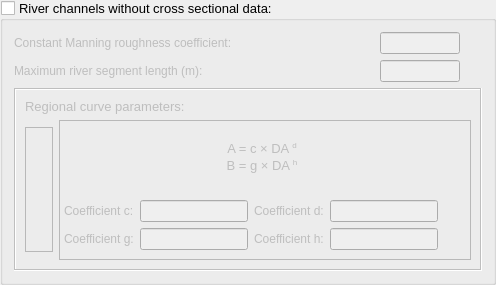
                     <widget class="QGroupBox" name="groupBox_3">
                      <property name="sizePolicy">
                       <sizepolicy hsizetype="Expanding" vsizetype="Expanding">
                        <horstretch>0</horstretch>
                        <verstretch>0</verstretch>
                       </sizepolicy>
                      </property>
                      <property name="maximumSize">
                       <size>
                        <width>620</width>
                        <height>285</height>
                       </size>
                      </property>
                      <property name="font">
                       <font>
                        <pointsize>10</pointsize>
                       </font>
                      </property>
                      <property name="title">
                       <string>River channels without cross sectional data:</string>
                      </property>
                      <property name="flat">
                       <bool>true</bool>
                      </property>
                      <property name="checkable">
                       <bool>true</bool>
                      </property>
                      <property name="checked">
                       <bool>false</bool>
                      </property>
                      <layout class="QGridLayout" name="gridLayout_66">
                       <item row="0" column="0">
                        <layout class="QGridLayout" name="gridLayout_16">
                         <item row="0" column="0">
                          <widget class="QLabel" name="label_12">
                           <property name="font">
                            <font>
                             <pointsize>9</pointsize>
                            </font>
                           </property>
                           <property name="text">
                            <string>&lt;html&gt;&lt;head/&gt;&lt;body&gt;&lt;p&gt;Constant Manning roughness coefficient:&lt;/p&gt;&lt;/body&gt;&lt;/html&gt;</string>
                           </property>
                          </widget>
                         </item>
                         <item row="0" column="1">
                          <widget class="QLineEdit" name="le_14_pg1">
                           <property name="maximumSize">
                            <size>
                             <width>80</width>
                             <height>24</height>
                            </size>
                           </property>
                           <property name="font">
                            <font>
                             <pointsize>9</pointsize>
                            </font>
                           </property>
                           <property name="text">
                            <string/>
                           </property>
                          </widget>
                         </item>
                         <item row="0" column="2">
                          <widget class="QLabel" name="label_77">
                           <property name="sizePolicy">
                            <sizepolicy hsizetype="Preferred" vsizetype="Preferred">
                             <horstretch>0</horstretch>
                             <verstretch>0</verstretch>
                            </sizepolicy>
                           </property>
                           <property name="minimumSize">
                            <size>
                             <width>16</width>
                             <height>16</height>
                            </size>
                           </property>
                           <property name="maximumSize">
                            <size>
                             <width>16</width>
                             <height>16</height>
                            </size>
                           </property>
                           <property name="font">
                            <font>
                             <pointsize>9</pointsize>
                            </font>
                           </property>
                           <property name="toolTip">
                            <string>&lt;html&gt;&lt;head/&gt;&lt;body&gt;&lt;p&gt;Adoption of a constant Manning roughness coefficient for all river segments without cross sectional data.&lt;/p&gt;&lt;/body&gt;&lt;/html&gt;</string>
                           </property>
                           <property name="whatsThis">
                            <string>&lt;html&gt;&lt;head/&gt;&lt;body&gt;&lt;p&gt;Add the description or function of the object&lt;/p&gt;&lt;/body&gt;&lt;/html&gt;</string>
                           </property>
                           <property name="text">
                            <string/>
                           </property>
                           <property name="pixmap">
                            <pixmap resource="resources.qrc">:/plugins/hidroPixel/icons/icons/info(2).png</pixmap>
                           </property>
                           <property name="scaledContents">
                            <bool>true</bool>
                           </property>
                          </widget>
                         </item>
                        </layout>
                       </item>
                       <item row="1" column="0">
                        <layout class="QGridLayout" name="gridLayout_36">
                         <item row="0" column="1">
                          <widget class="QLineEdit" name="le_15_pg1">
                           <property name="maximumSize">
                            <size>
                             <width>80</width>
                             <height>24</height>
                            </size>
                           </property>
                           <property name="font">
                            <font>
                             <pointsize>9</pointsize>
                            </font>
                           </property>
                           <property name="text">
                            <string/>
                           </property>
                          </widget>
                         </item>
                         <item row="0" column="0">
                          <widget class="QLabel" name="label_22">
                           <property name="font">
                            <font>
                             <pointsize>9</pointsize>
                            </font>
                           </property>
                           <property name="text">
                            <string>&lt;html&gt;&lt;head/&gt;&lt;body&gt;&lt;p&gt;Maximum river segment length (m):&lt;/p&gt;&lt;/body&gt;&lt;/html&gt;</string>
                           </property>
                          </widget>
                         </item>
                         <item row="0" column="2">
                          <widget class="QLabel" name="label_80">
                           <property name="sizePolicy">
                            <sizepolicy hsizetype="Preferred" vsizetype="Preferred">
                             <horstretch>0</horstretch>
                             <verstretch>0</verstretch>
                            </sizepolicy>
                           </property>
                           <property name="minimumSize">
                            <size>
                             <width>16</width>
                             <height>16</height>
                            </size>
                           </property>
                           <property name="maximumSize">
                            <size>
                             <width>16</width>
                             <height>16</height>
                            </size>
                           </property>
                           <property name="font">
                            <font>
                             <pointsize>9</pointsize>
                            </font>
                           </property>
                           <property name="toolTip">
                            <string>&lt;html&gt;&lt;head/&gt;&lt;body&gt;&lt;p&gt;Add information of the maximum length for all river segments without cross sectional data&lt;/p&gt;&lt;/body&gt;&lt;/html&gt;</string>
                           </property>
                           <property name="whatsThis">
                            <string>&lt;html&gt;&lt;head/&gt;&lt;body&gt;&lt;p&gt;Add the description or function of the object&lt;/p&gt;&lt;/body&gt;&lt;/html&gt;</string>
                           </property>
                           <property name="text">
                            <string/>
                           </property>
                           <property name="pixmap">
                            <pixmap resource="resources.qrc">:/plugins/hidroPixel/icons/icons/info(2).png</pixmap>
                           </property>
                           <property name="scaledContents">
                            <bool>true</bool>
                           </property>
                          </widget>
                         </item>
                        </layout>
                       </item>
                       <item row="2" column="0">
                        <widget class="QFrame" name="frame_10">
                         <property name="frameShape">
                          <enum>QFrame::Box</enum>
                         </property>
                         <property name="frameShadow">
                          <enum>QFrame::Sunken</enum>
                         </property>
                         <property name="lineWidth">
                          <number>1</number>
                         </property>
                         <property name="midLineWidth">
                          <number>0</number>
                         </property>
                         <layout class="QGridLayout" name="gridLayout_65">
                          <item row="1" column="0">
                           <widget class="QFrame" name="frame">
                            <property name="maximumSize">
                             <size>
                              <width>240</width>
                              <height>125</height>
                             </size>
                            </property>
                            <property name="frameShape">
                             <enum>QFrame::StyledPanel</enum>
                            </property>
                            <property name="frameShadow">
                             <enum>QFrame::Raised</enum>
                            </property>
                            <layout class="QGridLayout" name="gridLayout_20">
                             <item row="0" column="0">
                              <widget class="QLabel" name="label_93">
                               <property name="text">
                                <string/>
                               </property>
                               <property name="pixmap">
                                <pixmap resource="resources.qrc">:/plugins/hidroPixel/icons/icons/curva_regional7.png</pixmap>
                               </property>
                               <property name="scaledContents">
                                <bool>true</bool>
                               </property>
                              </widget>
                             </item>
                            </layout>
                           </widget>
                          </item>
                          <item row="1" column="1">
                           <widget class="QFrame" name="frame_9">
                            <property name="frameShape">
                             <enum>QFrame::StyledPanel</enum>
                            </property>
                            <property name="frameShadow">
                             <enum>QFrame::Raised</enum>
                            </property>
                            <layout class="QGridLayout" name="gridLayout_78">
                             <property name="leftMargin">
                              <number>4</number>
                             </property>
                             <property name="topMargin">
                              <number>0</number>
                             </property>
                             <property name="rightMargin">
                              <number>10</number>
                             </property>
                             <property name="bottomMargin">
                              <number>9</number>
                             </property>
                             <property name="horizontalSpacing">
                              <number>6</number>
                             </property>
                             <item row="0" column="0">
                              <layout class="QGridLayout" name="gridLayout_64">
                               <property name="horizontalSpacing">
                                <number>6</number>
                               </property>
                               <property name="verticalSpacing">
                                <number>2</number>
                               </property>
                               <item row="0" column="0">
                                <spacer name="verticalSpacer_9">
                                 <property name="orientation">
                                  <enum>Qt::Vertical</enum>
                                 </property>
                                 <property name="sizeHint" stdset="0">
                                  <size>
                                   <width>20</width>
                                   <height>40</height>
                                  </size>
                                 </property>
                                </spacer>
                               </item>
                               <item row="2" column="0">
                                <widget class="QLabel" name="label_52">
                                 <property name="text">
                                  <string>&lt;html&gt;&lt;head/&gt;&lt;body&gt;&lt;p align=&quot;center&quot;&gt;B = g × DA &lt;span style=&quot; vertical-align:super;&quot;&gt;h&lt;/span&gt;&lt;/p&gt;&lt;/body&gt;&lt;/html&gt;</string>
                                 </property>
                                </widget>
                               </item>
                               <item row="1" column="0">
                                <widget class="QLabel" name="label_7">
                                 <property name="text">
                                  <string>&lt;html&gt;&lt;head/&gt;&lt;body&gt;&lt;p align=&quot;center&quot;&gt;A = c × DA &lt;span style=&quot; vertical-align:super;&quot;&gt;d&lt;/span&gt;&lt;/p&gt;&lt;/body&gt;&lt;/html&gt;</string>
                                 </property>
                                </widget>
                               </item>
                               <item row="3" column="0">
                                <spacer name="verticalSpacer_10">
                                 <property name="orientation">
                                  <enum>Qt::Vertical</enum>
                                 </property>
                                 <property name="sizeHint" stdset="0">
                                  <size>
                                   <width>20</width>
                                   <height>40</height>
                                  </size>
                                 </property>
                                </spacer>
                               </item>
                              </layout>
                             </item>
                             <item row="1" column="0">
                              <layout class="QGridLayout" name="gridLayout_77">
                               <item row="0" column="0">
                                <layout class="QHBoxLayout" name="horizontalLayout_5">
                                 <item>
                                  <layout class="QGridLayout" name="gridLayout_60">
                                   <item row="0" column="0">
                                    <widget class="QLabel" name="label_39">
                                     <property name="font">
                                      <font>
                                       <pointsize>9</pointsize>
                                      </font>
                                     </property>
                                     <property name="text">
                                      <string>&lt;html&gt;&lt;head/&gt;&lt;body&gt;&lt;p align=&quot;justify&quot;&gt;Coefficient c:&lt;/p&gt;&lt;/body&gt;&lt;/html&gt;</string>
                                     </property>
                                    </widget>
                                   </item>
                                   <item row="0" column="1" alignment="Qt::AlignRight">
                                    <widget class="QLineEdit" name="le_16_pg1">
                                     <property name="font">
                                      <font>
                                       <pointsize>9</pointsize>
                                      </font>
                                     </property>
                                     <property name="tabletTracking">
                                      <bool>false</bool>
                                     </property>
                                     <property name="text">
                                      <string/>
                                     </property>
                                    </widget>
                                   </item>
                                  </layout>
                                 </item>
                                 <item>
                                  <layout class="QGridLayout" name="gridLayout_63">
                                   <item row="0" column="0">
                                    <widget class="QLabel" name="label_61">
                                     <property name="font">
                                      <font>
                                       <pointsize>9</pointsize>
                                      </font>
                                     </property>
                                     <property name="text">
                                      <string>&lt;html&gt;&lt;head/&gt;&lt;body&gt;&lt;p align=&quot;justify&quot;&gt;Coefficient d:&lt;/p&gt;&lt;/body&gt;&lt;/html&gt;</string>
                                     </property>
                                    </widget>
                                   </item>
                                   <item row="0" column="1" alignment="Qt::AlignLeft">
                                    <widget class="QLineEdit" name="le_17_pg1">
                                     <property name="font">
                                      <font>
                                       <pointsize>9</pointsize>
                                      </font>
                                     </property>
                                     <property name="text">
                                      <string/>
                                     </property>
                                    </widget>
                                   </item>
                                   <item row="0" column="2">
                                    <widget class="QLabel" name="label_91">
                                     <property name="sizePolicy">
                                      <sizepolicy hsizetype="Preferred" vsizetype="Preferred">
                                       <horstretch>0</horstretch>
                                       <verstretch>0</verstretch>
                                      </sizepolicy>
                                     </property>
                                     <property name="minimumSize">
                                      <size>
                                       <width>16</width>
                                       <height>16</height>
                                      </size>
                                     </property>
                                     <property name="maximumSize">
                                      <size>
                                       <width>16</width>
                                       <height>16</height>
                                      </size>
                                     </property>
                                     <property name="font">
                                      <font>
                                       <pointsize>9</pointsize>
                                      </font>
                                     </property>
                                     <property name="toolTip">
                                      <string>&lt;html&gt;&lt;head/&gt;&lt;body&gt;&lt;p&gt;Regional curve parameters for estimating bankfull river width (B) according to drainage area (DA).&lt;/p&gt;&lt;/body&gt;&lt;/html&gt;</string>
                                     </property>
                                     <property name="whatsThis">
                                      <string>&lt;html&gt;&lt;head/&gt;&lt;body&gt;&lt;p&gt;Add the description or function of the object&lt;/p&gt;&lt;/body&gt;&lt;/html&gt;</string>
                                     </property>
                                     <property name="text">
                                      <string/>
                                     </property>
                                     <property name="pixmap">
                                      <pixmap resource="resources.qrc">:/plugins/hidroPixel/icons/icons/info(2).png</pixmap>
                                     </property>
                                     <property name="scaledContents">
                                      <bool>true</bool>
                                     </property>
                                    </widget>
                                   </item>
                                  </layout>
                                 </item>
                                </layout>
                               </item>
                               <item row="1" column="0">
                                <layout class="QHBoxLayout" name="horizontalLayout_3">
                                 <item>
                                  <layout class="QGridLayout" name="gridLayout_61">
                                   <item row="0" column="0">
                                    <widget class="QLabel" name="label_40">
                                     <property name="font">
                                      <font>
                                       <pointsize>9</pointsize>
                                      </font>
                                     </property>
                                     <property name="text">
                                      <string>&lt;html&gt;&lt;head/&gt;&lt;body&gt;&lt;p align=&quot;justify&quot;&gt;Coefficient g:&lt;/p&gt;&lt;/body&gt;&lt;/html&gt;</string>
                                     </property>
                                    </widget>
                                   </item>
                                   <item row="0" column="1" alignment="Qt::AlignRight">
                                    <widget class="QLineEdit" name="le_18_pg1">
                                     <property name="font">
                                      <font>
                                       <pointsize>9</pointsize>
                                      </font>
                                     </property>
                                     <property name="text">
                                      <string/>
                                     </property>
                                    </widget>
                                   </item>
                                  </layout>
                                 </item>
                                 <item>
                                  <layout class="QGridLayout" name="gridLayout_69">
                                   <item row="0" column="0">
                                    <widget class="QLabel" name="label_70">
                                     <property name="font">
                                      <font>
                                       <pointsize>9</pointsize>
                                      </font>
                                     </property>
                                     <property name="text">
                                      <string>&lt;html&gt;&lt;head/&gt;&lt;body&gt;&lt;p align=&quot;justify&quot;&gt;Coefficient h:&lt;/p&gt;&lt;/body&gt;&lt;/html&gt;</string>
                                     </property>
                                    </widget>
                                   </item>
                                   <item row="0" column="1" alignment="Qt::AlignLeft">
                                    <widget class="QLineEdit" name="le_19_pg1">
                                     <property name="font">
                                      <font>
                                       <pointsize>9</pointsize>
                                      </font>
                                     </property>
                                     <property name="text">
                                      <string/>
                                     </property>
                                    </widget>
                                   </item>
                                   <item row="0" column="2">
                                    <widget class="QLabel" name="label_92">
                                     <property name="sizePolicy">
                                      <sizepolicy hsizetype="Preferred" vsizetype="Preferred">
                                       <horstretch>0</horstretch>
                                       <verstretch>0</verstretch>
                                      </sizepolicy>
                                     </property>
                                     <property name="minimumSize">
                                      <size>
                                       <width>16</width>
                                       <height>16</height>
                                      </size>
                                     </property>
                                     <property name="maximumSize">
                                      <size>
                                       <width>16</width>
                                       <height>16</height>
                                      </size>
                                     </property>
                                     <property name="font">
                                      <font>
                                       <pointsize>9</pointsize>
                                      </font>
                                     </property>
                                     <property name="toolTip">
                                      <string>&lt;html&gt;&lt;head/&gt;&lt;body&gt;&lt;p&gt;Regional curve parameters for estimating bankfull cross sectional river area (A) according to drainage area (DA)&lt;/p&gt;&lt;/body&gt;&lt;/html&gt;</string>
                                     </property>
                                     <property name="whatsThis">
                                      <string>&lt;html&gt;&lt;head/&gt;&lt;body&gt;&lt;p&gt;Add the description or function of the object&lt;/p&gt;&lt;/body&gt;&lt;/html&gt;</string>
                                     </property>
                                     <property name="text">
                                      <string/>
                                     </property>
                                     <property name="pixmap">
                                      <pixmap resource="resources.qrc">:/plugins/hidroPixel/icons/icons/info(2).png</pixmap>
                                     </property>
                                     <property name="scaledContents">
                                      <bool>true</bool>
                                     </property>
                                    </widget>
                                   </item>
                                  </layout>
                                 </item>
                                </layout>
                               </item>
                              </layout>
                             </item>
                            </layout>
                           </widget>
                          </item>
                          <item row="0" column="0" colspan="2">
                           <widget class="QLabel" name="label_53">
                            <property name="frameShape">
                             <enum>QFrame::NoFrame</enum>
                            </property>
                            <property name="frameShadow">
                             <enum>QFrame::Raised</enum>
                            </property>
                            <property name="text">
                             <string>Regional curve parameters:</string>
                            </property>
                           </widget>
                          </item>
                         </layout>
                        </widget>
                       </item>
                      </layout>
                     </widget>
